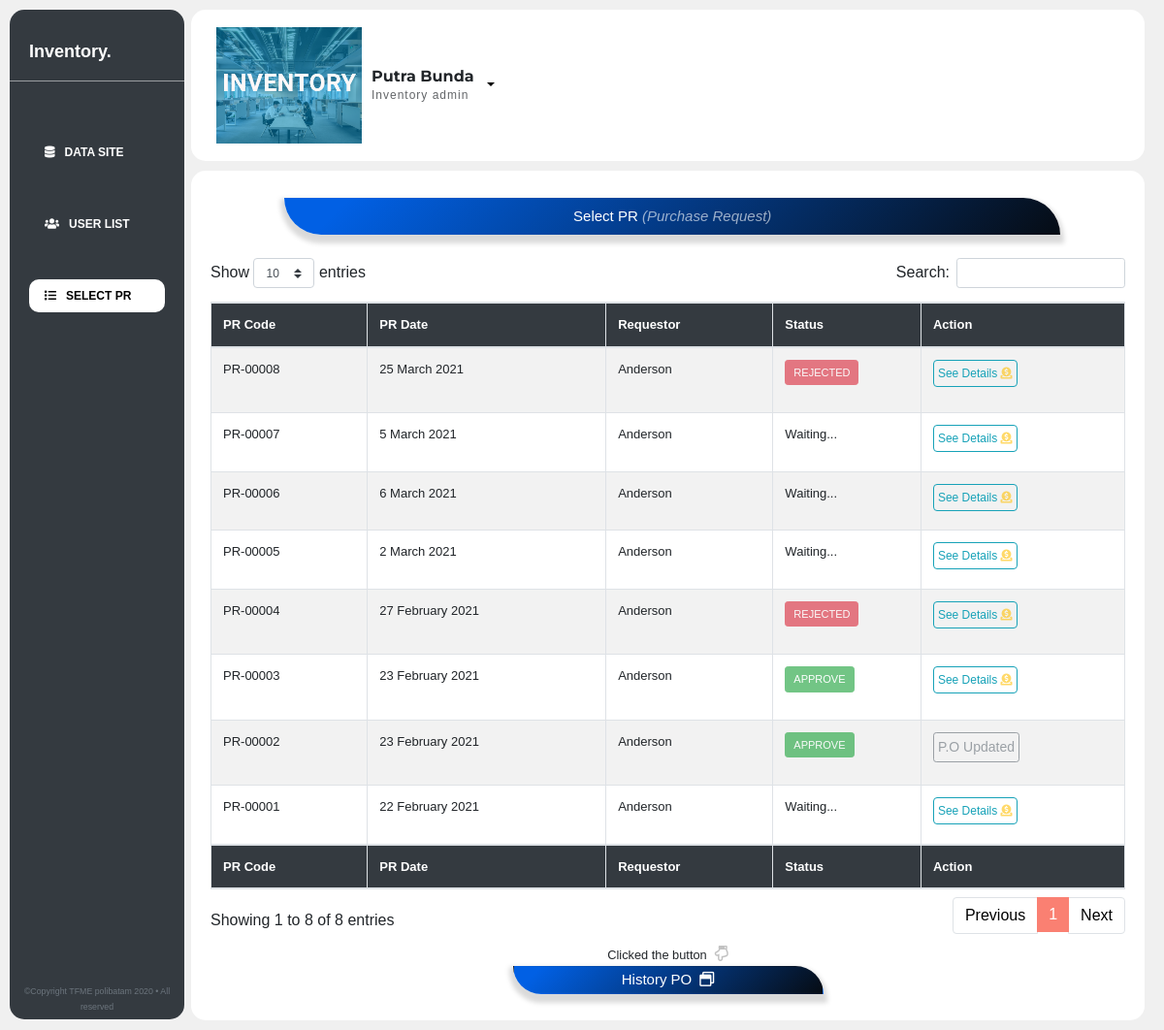
Before: /admin/history-pr.php (signed in) with the older database file.
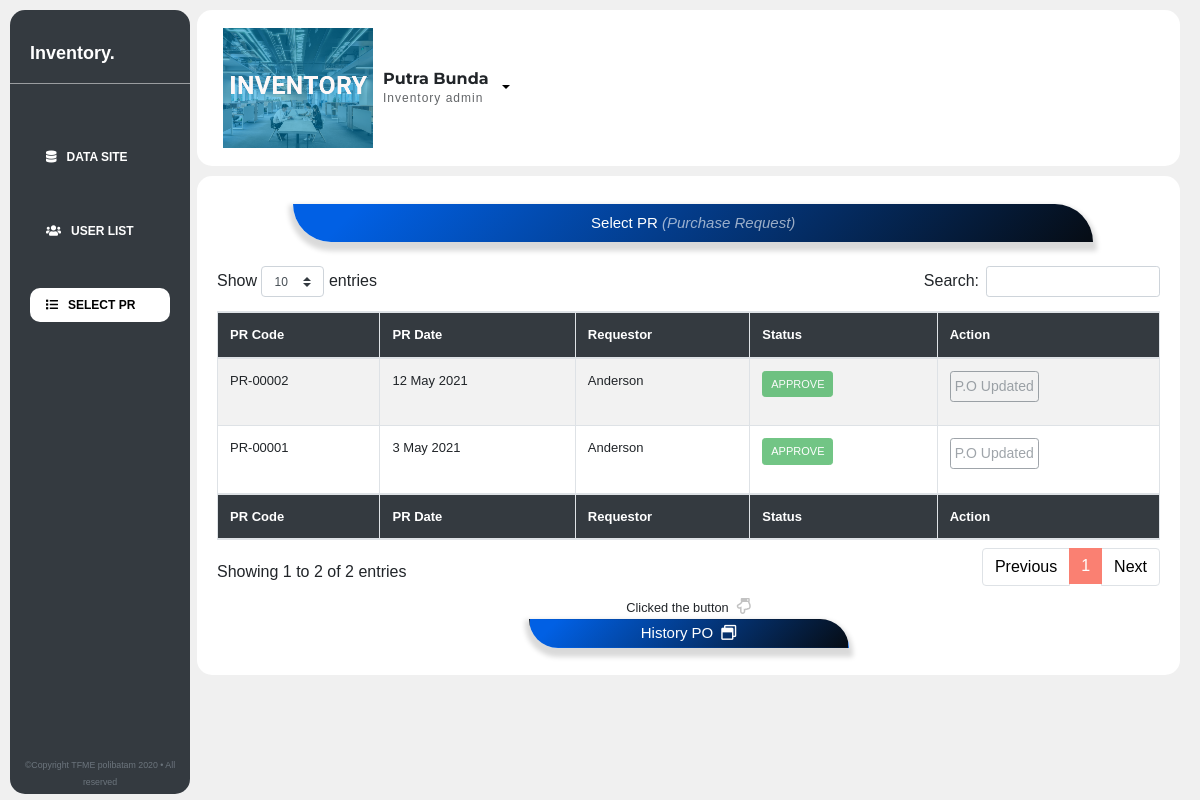
After: the same page with the newer database file.
### tables this page shows
CREATE TABLE `form_pr` (
  `id_pr` int(11) NOT NULL,
  `kode_pr` varchar(250) NOT NULL,
  `type` varchar(20) NOT NULL,
  `quantity` varchar(30) NOT NULL,
  `item_description` varchar(100) NOT NULL,
  `part_number` varchar(50) NOT NULL,
  `cost_center` enum('10','20','30','40') NOT NULL,
  `pr_date` date NOT NULL,
  `account_code` varchar(30) NOT NULL,
  `status` enum('waiting','rejected','approve','') NOT NULL,
  `requestor` varchar(30) NOT NULL,
  `spesifikasi` varchar(250) NOT NULL,
  `update_po` enum('0','1','','') NOT NULL
);

### admin/history-pr.php (the view, shortened to what this page needs)
<?php
require "../config/config.php";
$query = mysqli_query($conn, "SELECT * FROM form_pr GROUP BY kode_pr ORDER BY id_pr DESC");
?>
<!DOCTYPE html>
<html lang="en">
<head>
    <link rel="stylesheet" href="https://maxcdn.bootstrapcdn.com/bootstrap/4.0.0/css/bootstrap.min.css"
>
    <link rel="stylesheet" href="../css/dashboard-adm.css">
    <link rel="stylesheet" href="../css/history-pr.css">
    <link rel="stylesheet" href="https://cdnjs.cloudflare.com/ajax/libs/font-awesome/5.14.0/css/all.min.css">
    <link rel="stylesheet" href="https://cdn.datatables.net/1.10.22/css/dataTables.bootstrap4.min.css">
</head>
<body>
    <div class="grid">
        <nav class="nav flex-column navbar-expand-lg bg-dark">
            <a class="brand" href="#">Inventory.</a>
            <hr>
            <div class="nav-item">
                <a class="nav-link" href="dashboard-admin"><i class="fas fa-database"></i>Data Site</a>
                <a class="nav-link" href="dashboard-user-list"><i class="fas fa-users"></i>User List</a>
                <a class="nav-link active" href="#"><i class="fas fa-list"></i>Select PR</a>
            </div>
            <div class="copyright">
                <small class="text-white text-muted">&copy;Copyright TFME polibatam 2020 &bull; All reserved</small>
            </div>
        </nav>
        <div class="konten">
            <div class="atap"><span> </span></div>
            <div class="navbar justify-content-between">
                <div class="profile">
                    <div class="wrapper-image">
                        <img src="../image/profile.png" alt="">
                    </div>
                    <div class="profile-name">
                        <h5 style="text-transform: capitalize;"><?= $_SESSION["user"]; ?></h5>
                        <p>Inventory admin</p>
                    </div>
                    <div class="dropdown">
                        <button class="btn dropdown-toggle" type="button" id="dropdownMenuButton" data-toggle="dropdown"
                            aria-haspopup="true" aria-expanded="false"></button>
                    </div>
                </div>
            </div>
            <div class="box d-flex flex-column">
                <div class="label d-flex justify-content-center mb-3" style="width: 100%;">
                    <h5 class="mt-2 judul"
                       >Select PR <span
                            style="font-style:italic; opacity:0.6;">(Purchase Request)</span></h5>
                </div>
                <div class=" table-responsive">
                    <table class="table select table-bordered table-hover table-striped" id="data" style="width: 100%;">
                        <thead>
                            <tr class="bg-dark text-white">
                                <th>PR Code</th>
                                <th>PR Date</th>
                                <th>Requestor</th>
                                <th>Status</th>
                                <th>Action</th>
                            </tr>
                        </thead>
                        <tbody>
                            <?php foreach ($query as $data) :  ?>
                            <tr>
                                <td>
                                    <?php $code = sprintf("%05s", $data['kode_pr']) ?>
                                    <?= "PR-".$code; ?> </td>
                                <td>
                                    <?php $date = date_create($data['pr_date']) ?>
                                    <?= date_format($date, 'j F Y') ; ?></td>
                                <td style="text-transform: capitalize;"><?= $data['requestor']; ?></td>
                                <td>
                                    <?php if ($data['status'] == 'approve'): ?>
                                    <p class="btn btn-success btn-sm disabled"
                                        style="font-size: 11px;text-transform:uppercase;">Approve</p>
                                    <?php elseif ($data['status'] == 'rejected'): ?>
                                    <p class="btn btn-danger btn-sm disabled"
                                        style="font-size: 11px;text-transform:uppercase;">Rejected</p>
                                    <?php elseif ($data['status'] == 'waiting'): ?>
                                    <p>Waiting...</p>
                                    <?php endif; ?>
                                </td>
                                <?php if($data['update_po'] == 1 ) :?>
                                <td>
                                    <a href="#" class="btn btn-outline-secondary p-1 disabled btn-sm">P.O Updated</a>
                                </td>
                                <?php elseif ($data['update_po'] == 0) : ?>
                                <td>
                                    <a href="detail-pr?id=<?= $data['kode_pr']?>" class="btn btn-outline-info p-1"
                                        style="font-size:12px;">See
                                        Details <i class="fas fa-donate text-warning" style="opacity: 0.6;"></i></a>
                                </td>
                                <?php endif; ?>
                            </tr>
                            <?php endforeach; ?>
                        </tbody>
                        <tfoot>
                            <tr class="bg-dark text-white">
                                <th>PR Code</th>
                                <th>PR Date</th>
                                <th>Requestor</th>
                                <th>Status</th>
                                <th>Action</th>
                            </tr>
                        </tfoot>
                    </table>
                </div>
                <div class="btn">
                    <small>Clicked the button</small><i class="far fa-hand-point-down ml-2"></i> <br>
                    <a href="history-po" class="judul btn btn-sm">History PO<i
                            class="far fa-window-restore ml-2 text-white"></i></a>
                </div>
            </div>
        </div>
    </div>
</body>
</html>

### css/dashboard-adm.css (style rules this page uses)
* { box-sizing: border-box; }
body { font-family: Helvetica, sans-serif; margin: 0; padding: 0; background-color: rgb(240, 240, 240); }
nav { height: 98%; position: fixed; width: 15%; border-radius: 15px; z-index: 1; }
table.inventory th, td { font-size: 13px; }
div.atap { top: 0; width: 100%; position: fixed; height: 10px; z-index: 1; border-radius: 10px; background-color: rgb(240, 240, 240); }
.nav-item a { color: white; margin-left: 20px; margin-right: 20px; border-radius: 10px; font-size: 12px; text-transform: uppercase; font-weight: 600; text-decoration: none; margin-top: 40px; }
.nav-item { width: 100%; }
.brand { margin-left: 20px; margin-top: 30px; color: white; font-weight: bold; font-size: 18px; text-decoration: none; }
hr { width: 100%; opacity: 0.5; background-color: black; border-color: white; }
nav .active { background-color: white; color: black; }
nav a i { margin-right: 10px; }
.copyright { position: absolute; bottom: 0; text-align: center; width: 100%; margin-bottom: 5px; font-size: 11px; }
.konten { margin-left: 15%; width: 300px; flex: 5; margin-right: 10px; }
.grid { display: flex; padding: 10px; object-fit: contain; height: 100%; }
.navbar { background-color: white; border-radius: 15px; margin-left: 10px; display: flex; justify-content: space-between; }
.profile { display: flex; align-items: center; }
.profile-name h5 { margin: 0; font-family: 'Montserrat', sans-serif; font-weight: bold; font-size: 16px; }
.profile-name p { margin: 0; font-size: 12px; letter-spacing: 1px; font-weight: 200; opacity: 0.7; }
.wrapper-image { overflow: hidden; margin: 10px; width: 150px; }
.wrapper-image img { display: block; width: 100%; }
.dropdown { background: transparent; }
.dropdown .btn { background: transparent; }
.box { margin-top: 10px; padding: 20px; margin-left: 10px; border-radius: 15px; background-color: white; height: auto; }
.btn i { color: #9999; }
.table td, th { white-space: nowrap; }
a.judul { padding: 2px; text-align: center; -webkit-box-shadow: 0px 5px 5px 4px rgba(0, 0, 0, 0.15); -moz-box-shadow: 0px 5px 5px 4px rgba(0, 0, 0, 0.15); box-shadow: 0px 5px 5px 4px rgba(0, 0, 0, 0.15); background: rgba(1, 96, 228, 1); background: -moz-linear-gradient(-45deg, rgba(1, 96, 228, 1) 8%, rgba(2, 76, 178, 1) 30%, rgba(6, 12, 20, 1) 100%); background: -webkit-gradient(left top, right bottom, color-stop(8%, rgba(1, 96, 228, 1)), color-stop(30%, rgba(2, 76, 178, 1)), color-stop(100%, rgba(6, 12, 20, 1))); background: -webkit-linear-gradient(-45deg, rgba(1, 96, 228, 1) 8%, rgba(2, 76, 178, 1) 30%, rgba(6, 12, 20, 1) 100%); background: -o-linear-gradient(-45deg, rgba(1, 96, 228, 1) 8%, rgba(2, 76, 178, 1) 30%, rgba(6, 12, 20, 1) 100%); background: -ms-linear-gradient(-45deg, rgba(1, 96, 228, 1) 8%, rgba(2, 76, 178, 1) 30%, rgba(6, 12, 20, 1) 100%); background: linear-gradient(135deg, rgba(1, 96, 228, 1) 8%, rgba(2, 76, 178, 1) 30%, rgba(6, 12, 20, 1) 100%); color: white; border-radius: 0px 100px 0px 100px; -moz-border-radius: 0px 100px 0px 100px; -webkit-border-radius: 0px 100px 0px 100px; font-size: 15px; width: 20rem; }
h5.judul { margin-left: 1%; padding: 10px; text-align: center; -webkit-box-shadow: 0px 5px 5px 4px rgba(0, 0, 0, 0.15); -moz-box-shadow: 0px 5px 5px 4px rgba(0, 0, 0, 0.15); box-shadow: 0px 5px 5px 4px rgba(0, 0, 0, 0.15); background: rgba(1, 96, 228, 1); background: -moz-linear-gradient(-45deg, rgba(1, 96, 228, 1) 8%, rgba(2, 76, 178, 1) 30%, rgba(6, 12, 20, 1) 100%); background: -webkit-gradient(left top, right bottom, color-stop(8%, rgba(1, 96, 228, 1)), color-stop(30%, rgba(2, 76, 178, 1)), color-stop(100%, rgba(6, 12, 20, 1))); background: -webkit-linear-gradient(-45deg, rgba(1, 96, 228, 1) 8%, rgba(2, 76, 178, 1) 30%, rgba(6, 12, 20, 1) 100%); background: -o-linear-gradient(-45deg, rgba(1, 96, 228, 1) 8%, rgba(2, 76, 178, 1) 30%, rgba(6, 12, 20, 1) 100%); background: -ms-linear-gradient(-45deg, rgba(1, 96, 228, 1) 8%, rgba(2, 76, 178, 1) 30%, rgba(6, 12, 20, 1) 100%); background: linear-gradient(135deg, rgba(1, 96, 228, 1) 8%, rgba(2, 76, 178, 1) 30%, rgba(6, 12, 20, 1) 100%); color: white; border-radius: 0px 100px 0px 100px; -moz-border-radius: 0px 100px 0px 100px; -webkit-border-radius: 0px 100px 0px 100px; font-size: 15px; width: 50rem; }

### css/history-pr.css (style rules this page uses)
table.select th, td { font-size: 13px; }

Changed rows visible on the page:
removed form_pr: kode_pr "00008", pr_date "25 March 2021", requestor "Anderson", status "REJECTED"
removed form_pr: kode_pr "00007", pr_date "5 March 2021", requestor "Anderson", status "Waiting..."
removed form_pr: kode_pr "00006", pr_date "6 March 2021", requestor "Anderson", status "Waiting..."
removed form_pr: kode_pr "00005", pr_date "2 March 2021", requestor "Anderson", status "Waiting..."
removed form_pr: kode_pr "00004", pr_date "27 February 2021", requestor "Anderson", status "REJECTED"
removed form_pr: kode_pr "00003", pr_date "23 February 2021", requestor "Anderson", status "APPROVE"
removed form_pr: kode_pr "00002", pr_date "23 February 2021", requestor "Anderson", status "APPROVE", update_po "P.O Updated"
removed form_pr: kode_pr "00001", pr_date "22 February 2021", requestor "Anderson", status "Waiting..."
added form_pr: kode_pr "00002", pr_date "12 May 2021", requestor "Anderson", status "APPROVE", update_po "P.O Updated"
added form_pr: kode_pr "00001", pr_date "3 May 2021", requestor "Anderson", status "APPROVE", update_po "P.O Updated"
Other visible differences:
text written by a page script: "Show entries Search: Showing 1 to 8 of 8 entries Previous 1 Next" → "Show entries Search: Showing 1 to 2 of 2 entries Previous 1 Next"
